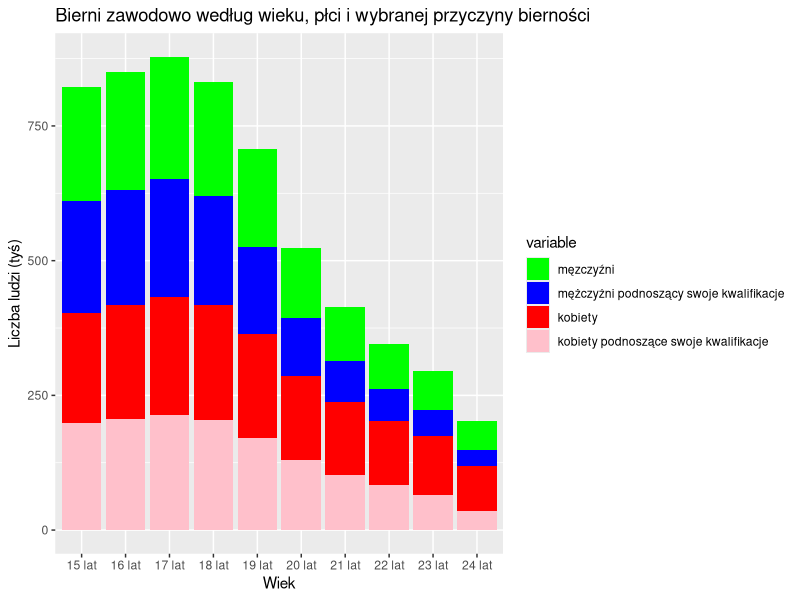

The R source for this figure:
## ---- chunk 1
library(ggplot2)
library(reshape2)
knitr::opts_chunk$set(echo = TRUE)
## ---- chunk 2
dane = data.frame(categories=c("15 lat", "16 lat", "17 lat", "18 lat", "19 lat", "20 lat", "21 lat", "22 lat", "23 lat", "24 lat"),
                  man=c(211.9, 218.4, 226.4, 212.3, 181.2, 129.3, 99.8, 82.8, 72.5, 53.6),
                  man_study = c(206.5, 212.8, 218.8, 200.7, 162.7, 106.8, 76.9, 60.4, 48.6, 29.3),
                  woman=c(204, 211.4, 219.8, 215.1, 191.6, 156.8, 134.2, 119.1, 107.8, 83.6),
                  woman_study=c(199.4, 206.7, 213.2, 203.4, 171.5, 129.7, 103.1, 83.2, 65.9, 35.9))

dfm <- melt(dane)
dfm
## ---- chunk 3
ggplot(data = dfm, aes(x = categories, fill = variable, y=value)) + 
  geom_bar(position='stack', stat="identity") +
  scale_fill_manual(values=c("green","blue","red","pink"),
                    labels = c("męzczyźni", "mężczyźni podnoszący swoje kwalifikacje", "kobiety", "kobiety podnoszące swoje kwalifikacje")) +
  labs(title = "Bierni zawodowo według wieku, płci i wybranej przyczyny bierności", y = "Liczba ludzi (tyś)", x = "Wiek")
